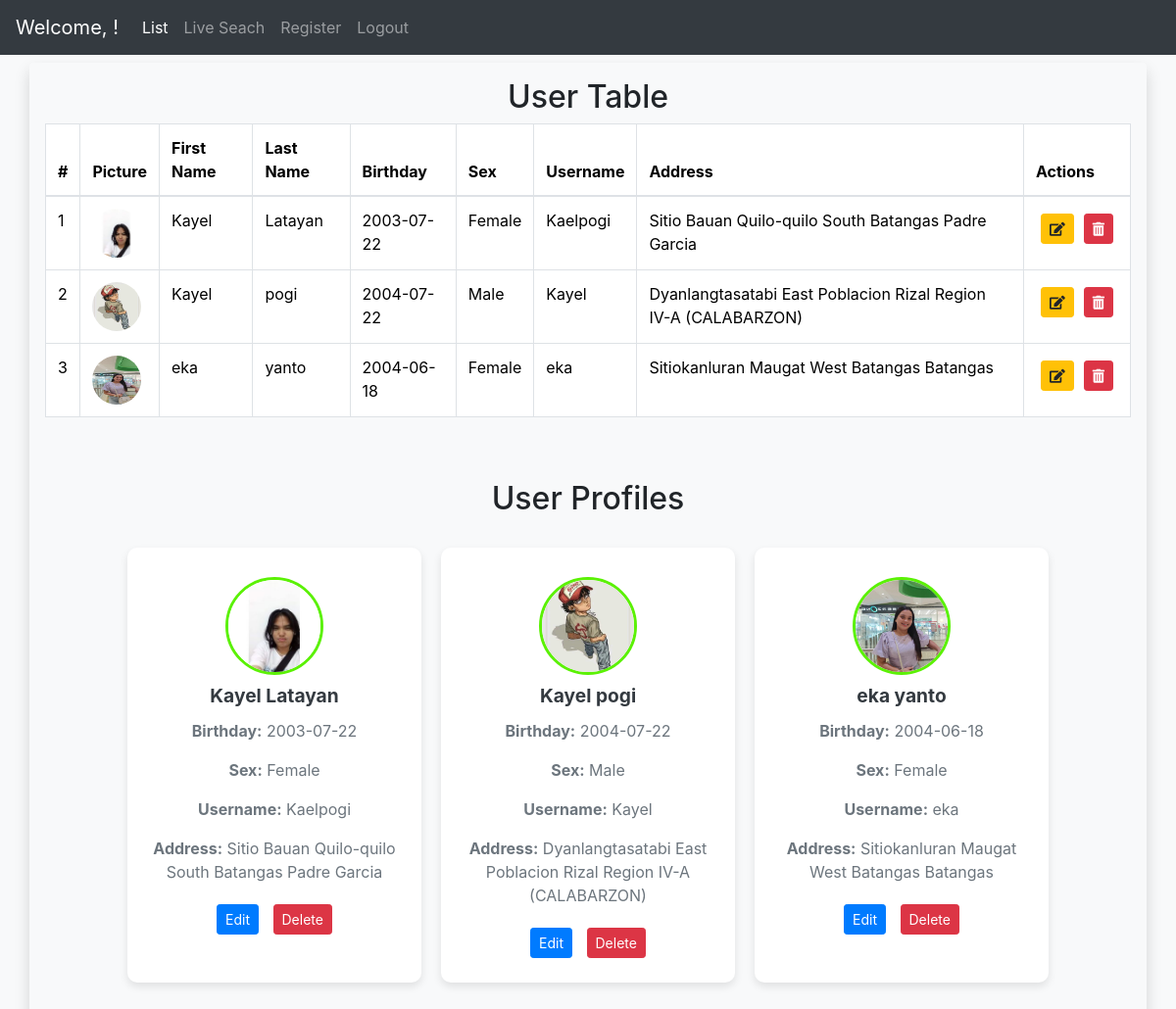
The page / on the database its author committed.
### tables this page shows
CREATE TABLE `users` (
  `UserID` int(11) NOT NULL,
  `Username` varchar(255) DEFAULT NULL,
  `user_email` varchar(255) NOT NULL,
  `Pass_word` varchar(255) DEFAULT NULL,
  `firstname` varchar(255) NOT NULL,
  `lastname` varchar(255) NOT NULL,
  `birthday` date DEFAULT NULL,
  `sex` varchar(255) NOT NULL,
  `user_profile_picture` varchar(255) NOT NULL,
  `account_type` int(11) NOT NULL
);

### Classes/database.php (called while the page is built, shortened)
<?php
class database
{
 function opencon(){
return new PDO ('mysql:host=localhost;dbname=loginmethod','root', '');
}
       function view(){
        $con = $this->opencon();
        return $con->query("SELECT users.UserID, users.firstname, users.lastname, users.birthday, users.sex, users.Username, users.Pass_word, users.user_profile_picture, CONCAT(user_address.user_add_street,' ', user_address.user_add_barangay,' ', user_address.user_add_city,' ', user_address.user_add_province) as address FROM users INNER JOIN user_address ON users.UserID = user_address.UserID")->fetchAll();
    }
        }
         ?>

### index.php (the view, shortened to what this page needs)
<?php
require_once('classes/database.php');
$con = new database();
?>
<!DOCTYPE html>
<html lang="en">
<head>
  <link rel="stylesheet" href="./bootstrap-5.3.3-dist/css/bootstrap.css">
  <link href="https://stackpath.bootstrapcdn.com/bootstrap/4.5.2/css/bootstrap.min.css" rel="stylesheet">
  <link rel="stylesheet" href="https://cdnjs.cloudflare.com/ajax/libs/font-awesome/5.15.4/css/all.min.css">
<link rel="stylesheet" href="./includes/style.css">
<link rel="stylesheet" href="package/dist/sweetalert2.css">
</head>
<body>
<?php include('includes/navbar.php');?>
<div class="container user-info rounded shadow p-3 my-2">
<h2 class="text-center mb-2">User Table</h2>
  <div class="table-responsive">
    <table class="table table-bordered">
      <thead>
        <tr>
          <th>#</th>
          <th>Picture</th>
          <th>First Name</th>
          <th>Last Name</th>
          <th>Birthday</th>
          <th>Sex</th>
          <th>Username</th>
          <th>Address</th>
          <th>Actions</th>
        </tr>
      </thead>
      <tbody>
      <?php
      $counter = 1;
      $data = $con->view();
      foreach ($data as $rows) {
        ?>
        <tr>
        <td><?php echo $counter++?></td>
        <td>
        <?php if (!empty($rows['user_profile_picture'])): ?>
          <img src="<?php echo htmlspecialchars($rows['user_profile_picture']); ?>" alt="Profile Picture" style="width: 50px; height: 50px; border-radius: 50%;">
        <?php else: ?>
          <img src="path/to/default/profile/pic.jpg" alt="Default Profile Picture" style="width: 50px; height: 50px; border-radius: 50%;">
        <?php endif; ?>
      </td>
          <td><?php echo $rows['firstname']; ?></td>
          <td><?php echo $rows['lastname']; ?></td>
          <td><?php echo $rows['birthday']; ?></td>
          <td><?php echo $rows['sex']; ?></td>
          <td><?php echo $rows['Username']; ?></td>
          <td><?php echo ucwords($rows['address']);  ?></td>
          <td>
          <div class="btn-group" role="group">
          <form action="update.php" method="post" class="d-inline">
                                    <button type="submit" class="btn btn-warning btn-sm">
                                        <i class="fas fa-edit"></i>
                                    </button>
                                </form>
                                <form method="POST" class="d-inline">
                                    <button type="submit" name="delete" class="btn btn-danger btn-sm" onclick="return confirm('Are you sure you want to delete this user?')">
                                        <i class="fas fa-trash-alt"></i>
                                    </button>
                                </form>
                          </div>
                          </td>
                          </tr>
<?php
 }
?>
</tbody>
    </table>
  </div>
  <div class="container my-5">
        <h2 class="text-center">User Profiles</h2>
        <div class="card-container">
            <?php
            $data = $con->view();
            foreach ($data as $rows) {
            ?>
            <div class="card">
                <div class="card-body text-center">
                    <?php if (!empty($rows['user_profile_picture'])): ?>
                        <img src="<?php echo htmlspecialchars($rows['user_profile_picture']); ?>" alt="Profile Picture" class="profile-img">
                    <?php else: ?>
                        <img src="path/to/default/profile/pic.jpg" alt="Default Profile Picture" class="profile-img">
                    <?php endif; ?>
                    <h5 class="card-title"><?php echo htmlspecialchars($rows['firstname']) . ' ' . htmlspecialchars($rows['lastname']); ?></h5>
                    <p class="card-text"><strong>Birthday:</strong> <?php echo htmlspecialchars($rows['birthday']); ?></p>
                    <p class="card-text"><strong>Sex:</strong> <?php echo htmlspecialchars($rows['sex']); ?></p>
                    <p class="card-text"><strong>Username:</strong> <?php echo htmlspecialchars($rows['Username']); ?></p>
                    <p class="card-text"><strong>Address:</strong> <?php echo ucwords(htmlspecialchars($rows['address'])); ?></p>
                    <form action="update.php" method="post" class="d-inline">
                        <button type="submit" class="btn btn-primary btn-sm">Edit</button>
                    </form>
                    <form method="POST" class="d-inline">
                        <input type="submit" name="delete" class="btn btn-danger btn-sm" value="Delete" onclick="return confirm('Are you sure you want to delete this user?')">
                    </form>
                </div>
            </div>
            <?php
            }
            ?>
        </div>
    </div>
</div>
</body>
</html>

### includes/navbar.php (shortened to what this page needs)
<?php
$current_page = basename($_SERVER['PHP_SELF']);
?>
<nav class="navbar navbar-expand-lg navbar-dark bg-dark">
  <a class="navbar-brand" href="#">Welcome, <?php echo $_SESSION['username']; ?>!</a>
  <div class="collapse navbar-collapse" id="navbarTogglerDemo02">
    <ul class="navbar-nav mr-auto mt-2 mt-lg-0">
      <li class="nav-item <?php echo ($current_page == 'index.php') ? 'active' : ''; ?>">
        <a class="nav-link" href="index.php">List<span class="sr-only">(current)</span></a>
      </li>
      <li class="nav-item <?php echo ($current_page == 'livesearch.php' OR $current_page == 'update.php') ? 'active' : ''; ?>">
        <a class="nav-link" href="livesearch.php">Live Seach</a>
      </li>
      <li class="nav-item <?php echo ($current_page == 'register.php' OR $current_page == 'update.php') ? 'active' : ''; ?>">
        <a class="nav-link" href="register.php">Register</a>
      </li>
      <li class="nav-item <?php echo ($current_page == 'logout.php') ? 'active' : ''; ?>">
        <a class="nav-link" href="logout.php">Logout</a>
      </li>
    </ul>
  </div>
</nav>

### includes/style.css (style rules this page uses)
body { background-color: #f8f9fa; }
.card-container { display: flex; flex-wrap: wrap; gap: 20px; justify-content: center; margin-top: 30px; }
.card { width: 300px; border: none; border-radius: 10px; box-shadow: 0 4px 8px rgba(0, 0, 0, 0.1); transition: transform 0.2s, box-shadow 0.2s; }
.profile-img { width: 100px; height: 100px; border-radius: 50%; object-fit: cover; margin: 10px auto; border: 3px solid #5bf105; }
.card-title { font-size: 1.2rem; font-weight: bold; color: #343a40; }
.card-text { color: #6c757d; }
.btn { margin: 5px; }

### rows shown on the page
users: user_profile_picture (picture), firstname "Kayel", lastname "Latayan", birthday "2003-07-22", sex "Female", Username "Kaelpogi", address "Sitio Bauan Quilo-quilo South Batangas Padre Garcia"
users: user_profile_picture (picture), firstname "Kayel", lastname "pogi", birthday "2004-07-22", sex "Male", Username "Kayel", address "Dyanlangtasatabi East Poblacion Rizal Region IV-A (CALABARZON)"
users: user_profile_picture (picture), firstname "eka", lastname "yanto", birthday "2004-06-18", sex "Female", Username "eka", address "Sitiokanluran Maugat West Batangas Batangas"
